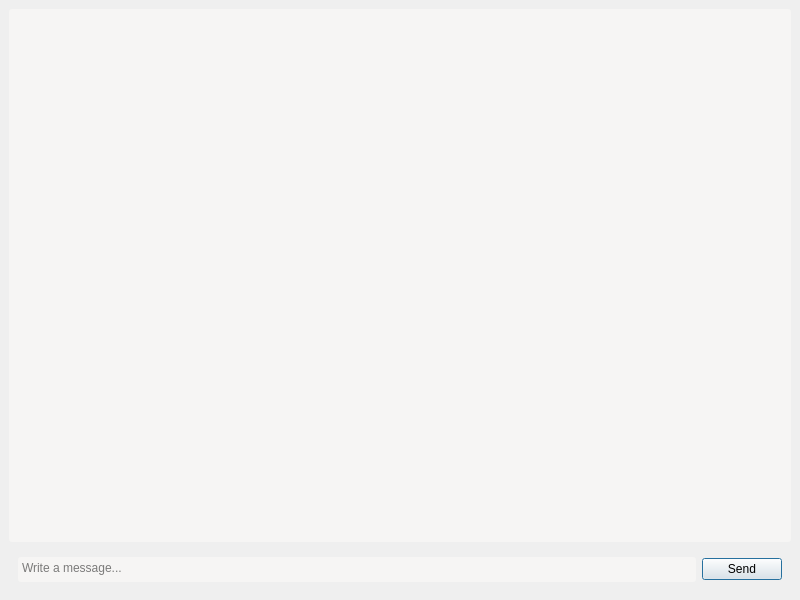
<?xml version="1.0" encoding="UTF-8"?>
<ui version="4.0">
 <class>MainWindow</class>
 <widget class="QMainWindow" name="MainWindow">
  <property name="geometry">
   <rect>
    <x>0</x>
    <y>0</y>
    <width>800</width>
    <height>600</height>
   </rect>
  </property>
  <property name="windowTitle">
   <string>Cryptic Writings</string>
  </property>
  <widget class="QWidget" name="centralwidget">
   <layout class="QVBoxLayout" name="verticalLayout">
    <item>
     <widget class="QTextBrowser" name="textBrowser">
      <property name="styleSheet">
       <string notr="true">color: black;
background-color: rgb(246, 245, 244);
border-radius: 3px;
</string>
      </property>
     </widget>
    </item>
    <item>
     <widget class="QWidget" name="widget" native="true">
      <layout class="QHBoxLayout" name="horizontalLayout">
       <item>
        <widget class="QPlainTextEdit" name="messageTextEdit">
         <property name="sizePolicy">
          <sizepolicy hsizetype="Expanding" vsizetype="Fixed">
           <horstretch>0</horstretch>
           <verstretch>0</verstretch>
          </sizepolicy>
         </property>
         <property name="minimumSize">
          <size>
           <width>0</width>
           <height>25</height>
          </size>
         </property>
         <property name="maximumSize">
          <size>
           <width>16777215</width>
           <height>25</height>
          </size>
         </property>
         <property name="styleSheet">
          <string notr="true">color: black;
background-color: rgb(246, 245, 244);
border-radius: 3px;</string>
         </property>
         <property name="placeholderText">
          <string>Write a message...</string>
         </property>
        </widget>
       </item>
       <item>
        <widget class="QPushButton" name="sendButton">
         <property name="text">
          <string>Send</string>
         </property>
         <property name="default">
          <bool>true</bool>
         </property>
        </widget>
       </item>
      </layout>
     </widget>
    </item>
   </layout>
  </widget>
 </widget>
 <resources/>
 <connections/>
</ui>
